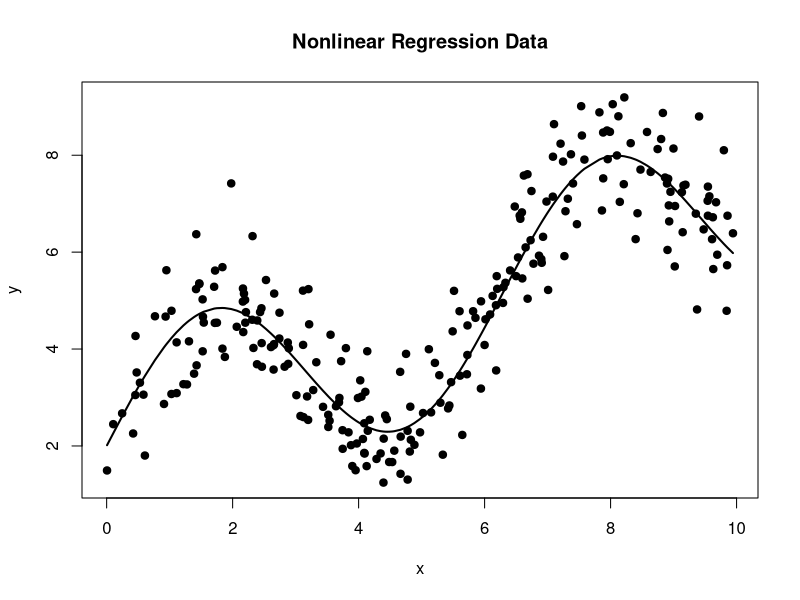
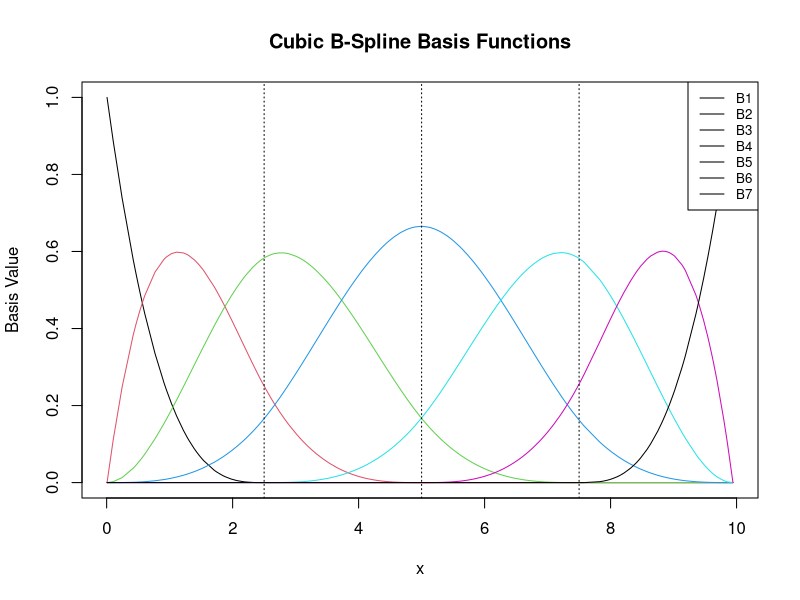
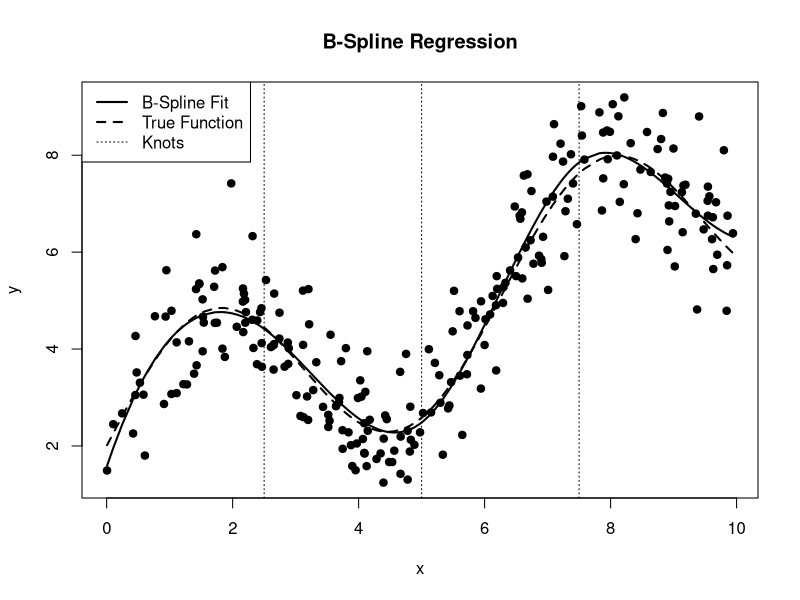
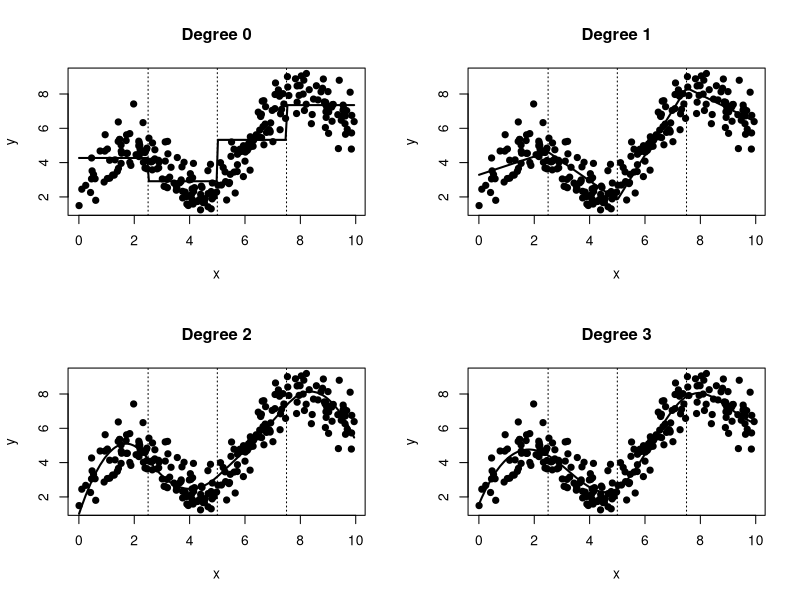
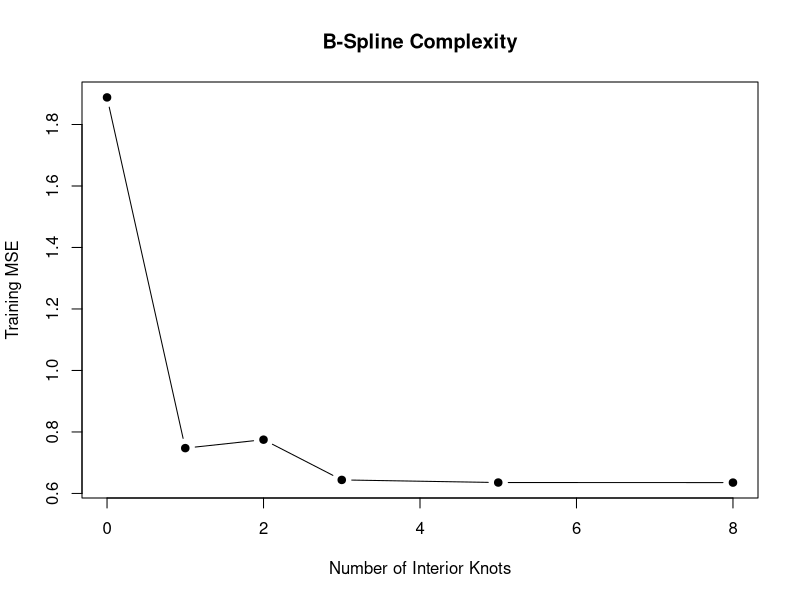
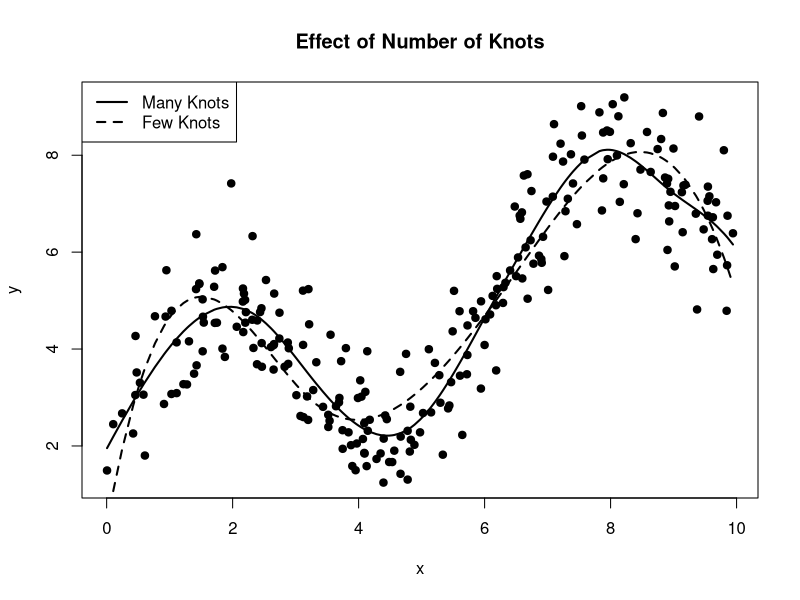
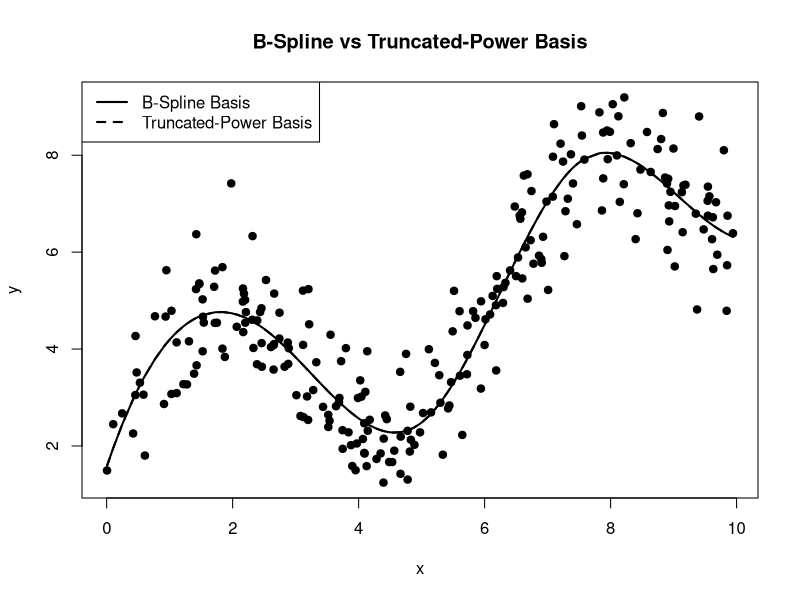
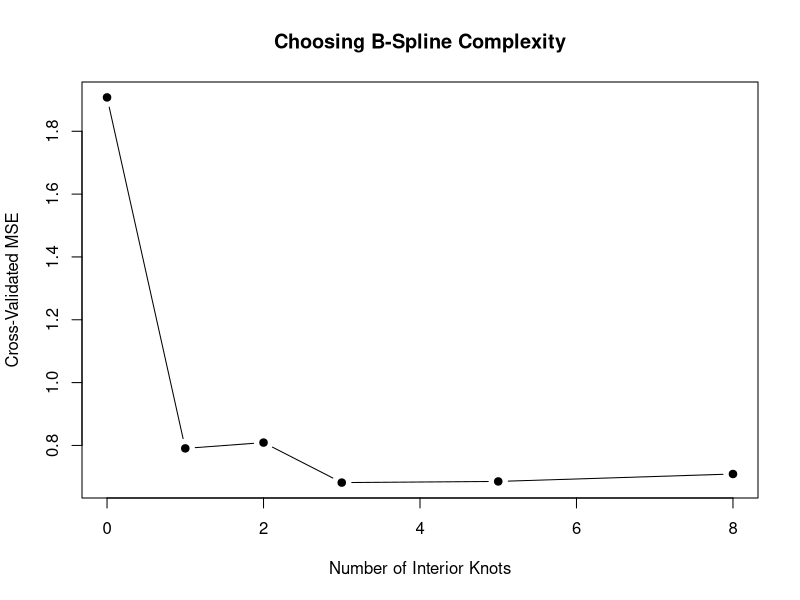

The R script that drew these images, in order:
# ==============================================================================
# B-Splines
# Jonathan Ma
#
# References:
#   The Elements of Statistical Learning
#   An Introduction to Statistical Learning
#
# Main ideas:
#   - B-spline basis functions
#   - Cox-de Boor recursion
#   - Local support
#   - Degree and knots
#   - Regression using B-spline bases
#   - Comparison with truncated-power splines
#   - Cross-validation for spline complexity
# ==============================================================================


# ------------------------------------------------------------------------------
# 1. Generate Nonlinear Regression Data
# ------------------------------------------------------------------------------

set.seed(123)

n <- 250

x <- sort(
  runif(
    n,
    min = 0,
    max = 10
  )
)


true_function <- function(x) {
  
  2 +
    0.5 * x +
    2 * sin(x)
}


y_true <- true_function(
  x
)


y <- y_true +
  rnorm(
    n,
    mean = 0,
    sd = 0.8
  )


data <- data.frame(
  x = x,
  y = y
)


head(data)


# ------------------------------------------------------------------------------
# 2. Plot Data
# ------------------------------------------------------------------------------

plot(
  x,
  y,
  pch = 19,
  xlab = "x",
  ylab = "y",
  main = "Nonlinear Regression Data"
)


lines(
  x,
  y_true,
  lwd = 2
)


# ------------------------------------------------------------------------------
# 3. Choose Degree and Interior Knots
# ------------------------------------------------------------------------------

degree <- 3


interior_knots <- c(
  2.5,
  5,
  7.5
)


boundary_knots <- c(
  min(x),
  max(x)
)


# ------------------------------------------------------------------------------
# 4. Construct Full Knot Vector
# ------------------------------------------------------------------------------

# For a B-spline of degree d, repeat each boundary knot d + 1 times.

full_knots <- c(
  rep(
    boundary_knots[1],
    degree + 1
  ),
  interior_knots,
  rep(
    boundary_knots[2],
    degree + 1
  )
)


full_knots


# ------------------------------------------------------------------------------
# 5. Degree-Zero B-Spline Basis Function
# ------------------------------------------------------------------------------

# B_{i,0}(x) = 1 if t_i <= x < t_{i+1}
#              0 otherwise
#
# Special handling is used for the final endpoint.


bspline_zero <- function(
    x,
    i,
    knots
) {
  
  left <- knots[i]
  
  right <- knots[i + 1]
  
  
  basis <- ifelse(
    x >= left &
      x < right,
    1,
    0
  )
  
  
  # Include final endpoint in last nonempty interval
  
  if (
    right ==
    max(knots)
  ) {
    
    basis[
      x ==
        max(knots)
    ] <- 1
  }
  
  
  return(
    basis
  )
}


# ------------------------------------------------------------------------------
# 6. Cox-de Boor Recursive B-Spline Function
# ------------------------------------------------------------------------------

bspline_basis_function <- function(
    x,
    i,
    degree,
    knots
) {
  
  if (
    degree == 0
  ) {
    
    return(
      bspline_zero(
        x,
        i,
        knots
      )
    )
  }
  
  
  left_denominator <-
    knots[i + degree] -
    knots[i]
  
  
  right_denominator <-
    knots[i + degree + 1] -
    knots[i + 1]
  
  
  left_term <- rep(
    0,
    length(x)
  )
  
  
  right_term <- rep(
    0,
    length(x)
  )
  
  
  if (
    left_denominator >
    0
  ) {
    
    left_term <-
      (
        x -
          knots[i]
      ) /
      left_denominator *
      bspline_basis_function(
        x,
        i,
        degree - 1,
        knots
      )
  }
  
  
  if (
    right_denominator >
    0
  ) {
    
    right_term <-
      (
        knots[i + degree + 1] -
          x
      ) /
      right_denominator *
      bspline_basis_function(
        x,
        i + 1,
        degree - 1,
        knots
      )
  }
  
  
  return(
    left_term +
      right_term
  )
}


# ------------------------------------------------------------------------------
# 7. Number of B-Spline Basis Functions
# ------------------------------------------------------------------------------

# If the full knot vector has length m,
#
# number of basis functions =
#
# m - degree - 1


number_basis <- length(
  full_knots
) -
  degree -
  1


number_basis


# ------------------------------------------------------------------------------
# 8. Construct B-Spline Design Matrix
# ------------------------------------------------------------------------------

bspline_basis <- function(
    x,
    interior_knots,
    degree = 3,
    boundary_knots = range(x)
) {
  
  full_knots <- c(
    rep(
      boundary_knots[1],
      degree + 1
    ),
    interior_knots,
    rep(
      boundary_knots[2],
      degree + 1
    )
  )
  
  
  number_basis <-
    length(full_knots) -
    degree -
    1
  
  
  B <- matrix(
    0,
    nrow = length(x),
    ncol = number_basis
  )
  
  
  for (j in seq_len(
    number_basis
  )) {
    
    B[, j] <-
      bspline_basis_function(
        x = x,
        i = j,
        degree = degree,
        knots = full_knots
      )
  }
  
  
  colnames(B) <- paste0(
    "B",
    seq_len(
      number_basis
    )
  )
  
  
  return(
    B
  )
}


# ------------------------------------------------------------------------------
# 9. Build Cubic B-Spline Basis
# ------------------------------------------------------------------------------

B <- bspline_basis(
  x = x,
  interior_knots = interior_knots,
  degree = degree,
  boundary_knots = boundary_knots
)


dim(
  B
)


head(
  B
)


# ------------------------------------------------------------------------------
# 10. Check Partition of Unity
# ------------------------------------------------------------------------------

# Within the spline domain, B-spline basis functions should sum to 1.

basis_sum <- rowSums(
  B
)


summary(
  basis_sum
)


max(
  abs(
    basis_sum -
      1
  )
)


# ------------------------------------------------------------------------------
# 11. Plot B-Spline Basis Functions
# ------------------------------------------------------------------------------

matplot(
  x,
  B,
  type = "l",
  lty = 1,
  xlab = "x",
  ylab = "Basis Value",
  main = "Cubic B-Spline Basis Functions"
)


abline(
  v = interior_knots,
  lty = 3
)


legend(
  "topright",
  legend = colnames(B),
  lty = 1,
  cex = 0.8
)


# ------------------------------------------------------------------------------
# 12. Demonstrate Local Support
# ------------------------------------------------------------------------------

# Each B-spline basis function is nonzero only over a limited region.

support_ranges <- data.frame(
  Basis = colnames(B),
  Minimum_x = NA,
  Maximum_x = NA
)


for (j in seq_len(
  ncol(B)
)) {
  
  active <- which(
    B[, j] >
      1e-10
  )
  
  
  support_ranges$Minimum_x[j] <-
    min(
      x[active]
    )
  
  
  support_ranges$Maximum_x[j] <-
    max(
      x[active]
    )
}


support_ranges


# ------------------------------------------------------------------------------
# 13. Fit Regression Using B-Spline Basis
# ------------------------------------------------------------------------------

# Since the B-spline basis sums to 1, an explicit intercept is not required
# for representing constants.
#
# Here we fit directly using the basis matrix.


beta_hat <- solve(
  crossprod(
    B
  ),
  crossprod(
    B,
    y
  )
)


beta_hat


# ------------------------------------------------------------------------------
# 14. Fitted Values
# ------------------------------------------------------------------------------

y_hat <- as.vector(
  B %*%
    beta_hat
)


# ------------------------------------------------------------------------------
# 15. Training Error
# ------------------------------------------------------------------------------

MSE <- mean(
  (
    y -
      y_hat
  )^2
)


RMSE <- sqrt(
  MSE
)


data.frame(
  MSE = MSE,
  RMSE = RMSE
)


# ------------------------------------------------------------------------------
# 16. Plot B-Spline Regression Fit
# ------------------------------------------------------------------------------

plot(
  x,
  y,
  pch = 19,
  xlab = "x",
  ylab = "y",
  main = "B-Spline Regression"
)


lines(
  x,
  y_hat,
  lwd = 2
)


lines(
  x,
  y_true,
  lty = 2,
  lwd = 2
)


abline(
  v = interior_knots,
  lty = 3
)


legend(
  "topleft",
  legend = c(
    "B-Spline Fit",
    "True Function",
    "Knots"
  ),
  lty = c(
    1,
    2,
    3
  ),
  lwd = c(
    2,
    2,
    1
  )
)


# ------------------------------------------------------------------------------
# 17. Generic B-Spline Fit Function
# ------------------------------------------------------------------------------

bspline_fit <- function(
    x,
    y,
    interior_knots,
    degree = 3,
    boundary_knots = range(x)
) {
  
  B <- bspline_basis(
    x = x,
    interior_knots = interior_knots,
    degree = degree,
    boundary_knots = boundary_knots
  )
  
  
  beta_hat <- solve(
    crossprod(B),
    crossprod(
      B,
      y
    )
  )
  
  
  return(
    list(
      coefficients = as.vector(
        beta_hat
      ),
      interior_knots = interior_knots,
      degree = degree,
      boundary_knots = boundary_knots,
      basis = B
    )
  )
}


# ------------------------------------------------------------------------------
# 18. Generic B-Spline Prediction
# ------------------------------------------------------------------------------

bspline_predict <- function(
    x_new,
    model
) {
  
  B_new <- bspline_basis(
    x = x_new,
    interior_knots = model$interior_knots,
    degree = model$degree,
    boundary_knots = model$boundary_knots
  )
  
  
  prediction <- as.vector(
    B_new %*%
      model$coefficients
  )
  
  
  return(
    prediction
  )
}


# ------------------------------------------------------------------------------
# 19. Verify Generic Fit
# ------------------------------------------------------------------------------

model <- bspline_fit(
  x = x,
  y = y,
  interior_knots = interior_knots,
  degree = 3,
  boundary_knots = boundary_knots
)


prediction <- bspline_predict(
  x,
  model
)


max(
  abs(
    prediction -
      y_hat
  )
)


# ------------------------------------------------------------------------------
# 20. Compare Different Polynomial Degrees
# ------------------------------------------------------------------------------

degrees <- c(
  0,
  1,
  2,
  3
)


degree_results <- data.frame(
  Degree = degrees,
  Number_Basis = NA,
  Training_MSE = NA
)


degree_models <- vector(
  "list",
  length(
    degrees
  )
)


for (i in seq_along(
  degrees
)) {
  
  degree_i <- degrees[i]
  
  
  model_i <- bspline_fit(
    x = x,
    y = y,
    interior_knots = interior_knots,
    degree = degree_i,
    boundary_knots = boundary_knots
  )
  
  
  prediction_i <- bspline_predict(
    x,
    model_i
  )
  
  
  degree_results$Number_Basis[i] <-
    length(
      model_i$coefficients
    )
  
  
  degree_results$Training_MSE[i] <-
    mean(
      (
        y -
          prediction_i
      )^2
    )
  
  
  degree_models[[i]] <- model_i
}


degree_results


# ------------------------------------------------------------------------------
# 21. Plot Fits by Degree
# ------------------------------------------------------------------------------

par(
  mfrow = c(
    2,
    2
  )
)


for (i in seq_along(
  degrees
)) {
  
  prediction_i <- bspline_predict(
    x,
    degree_models[[i]]
  )
  
  
  plot(
    x,
    y,
    pch = 19,
    xlab = "x",
    ylab = "y",
    main = paste(
      "Degree",
      degrees[i]
    )
  )
  
  
  lines(
    x,
    prediction_i,
    lwd = 2
  )
  
  
  abline(
    v = interior_knots,
    lty = 3
  )
}


par(
  mfrow = c(
    1,
    1
  )
)


# ------------------------------------------------------------------------------
# 22. Effect of Number of Interior Knots
# ------------------------------------------------------------------------------

knot_counts <- c(
  0,
  1,
  2,
  3,
  5,
  8
)


training_MSE <- numeric(
  length(
    knot_counts
  )
)


number_basis_functions <- numeric(
  length(
    knot_counts
  )
)


models_by_knots <- vector(
  "list",
  length(
    knot_counts
  )
)


for (i in seq_along(
  knot_counts
)) {
  
  number_knots <- knot_counts[i]
  
  
  if (
    number_knots == 0
  ) {
    
    knots_i <- numeric(
      0
    )
    
  } else {
    
    probabilities <- seq(
      0,
      1,
      length.out = number_knots + 2
    )
    
    
    probabilities <- probabilities[
      -c(
        1,
        length(
          probabilities
        )
      )
    ]
    
    
    knots_i <- as.numeric(
      quantile(
        x,
        probs = probabilities
      )
    )
  }
  
  
  model_i <- bspline_fit(
    x = x,
    y = y,
    interior_knots = knots_i,
    degree = 3,
    boundary_knots = range(x)
  )
  
  
  prediction_i <- bspline_predict(
    x,
    model_i
  )
  
  
  training_MSE[i] <- mean(
    (
      y -
        prediction_i
    )^2
  )
  
  
  number_basis_functions[i] <-
    length(
      model_i$coefficients
    )
  
  
  models_by_knots[[i]] <- model_i
}


knot_results <- data.frame(
  Number_of_Knots = knot_counts,
  Number_of_Basis_Functions =
    number_basis_functions,
  Training_MSE = training_MSE
)


knot_results


# ------------------------------------------------------------------------------
# 23. Plot Training Error vs Knot Count
# ------------------------------------------------------------------------------

plot(
  knot_counts,
  training_MSE,
  type = "b",
  pch = 19,
  xlab = "Number of Interior Knots",
  ylab = "Training MSE",
  main = "B-Spline Complexity"
)


# ------------------------------------------------------------------------------
# 24. Compare Few vs Many Knots
# ------------------------------------------------------------------------------

few_knots_model <- bspline_fit(
  x,
  y,
  interior_knots = c(
    3.33,
    6.67
  ),
  degree = 3
)


many_knots <- as.numeric(
  quantile(
    x,
    probs = seq(
      0.1,
      0.9,
      by = 0.1
    )
  )
)


many_knots_model <- bspline_fit(
  x,
  y,
  interior_knots = many_knots,
  degree = 3
)


few_prediction <- bspline_predict(
  x,
  few_knots_model
)


many_prediction <- bspline_predict(
  x,
  many_knots_model
)


plot(
  x,
  y,
  pch = 19,
  xlab = "x",
  ylab = "y",
  main = "Effect of Number of Knots"
)


lines(
  x,
  few_prediction,
  lty = 2,
  lwd = 2
)


lines(
  x,
  many_prediction,
  lty = 1,
  lwd = 2
)


legend(
  "topleft",
  legend = c(
    "Many Knots",
    "Few Knots"
  ),
  lty = c(
    1,
    2
  ),
  lwd = 2
)


# ------------------------------------------------------------------------------
# 25. Truncated-Power Cubic Spline for Comparison
# ------------------------------------------------------------------------------

positive_part <- function(
    x
) {
  
  pmax(
    x,
    0
  )
}


truncated_power_basis <- function(
    x,
    knots
) {
  
  basis <- cbind(
    Intercept = 1,
    x = x,
    x2 = x^2,
    x3 = x^3
  )
  
  
  if (
    length(
      knots
    ) > 0
  ) {
    
    for (j in seq_along(
      knots
    )) {
      
      basis <- cbind(
        basis,
        positive_part(
          x -
            knots[j]
        )^3
      )
    }
  }
  
  
  return(
    basis
  )
}


X_truncated <- truncated_power_basis(
  x,
  interior_knots
)


beta_truncated <- solve(
  crossprod(
    X_truncated
  ),
  crossprod(
    X_truncated,
    y
  )
)


prediction_truncated <- as.vector(
  X_truncated %*%
    beta_truncated
)


# ------------------------------------------------------------------------------
# 26. Compare Fits
# ------------------------------------------------------------------------------

plot(
  x,
  y,
  pch = 19,
  xlab = "x",
  ylab = "y",
  main = "B-Spline vs Truncated-Power Basis"
)


lines(
  x,
  y_hat,
  lwd = 2
)


lines(
  x,
  prediction_truncated,
  lty = 2,
  lwd = 2
)


legend(
  "topleft",
  legend = c(
    "B-Spline Basis",
    "Truncated-Power Basis"
  ),
  lty = c(
    1,
    2
  ),
  lwd = 2
)


# ------------------------------------------------------------------------------
# 27. Compare Predictions Numerically
# ------------------------------------------------------------------------------

# These bases span the same cubic spline space when the same
# degree and knots are used.
#
# Therefore the fitted values should be nearly identical.


max(
  abs(
    y_hat -
      prediction_truncated
  )
)


data.frame(
  Method = c(
    "B-Spline",
    "Truncated-Power"
  ),
  MSE = c(
    mean(
      (
        y -
          y_hat
      )^2
    ),
    mean(
      (
        y -
          prediction_truncated
      )^2
    )
  )
)


# ------------------------------------------------------------------------------
# 28. Compare Condition Numbers
# ------------------------------------------------------------------------------

# One major advantage of the B-spline basis is numerical stability.


condition_bspline <- kappa(
  B
)


condition_truncated <- kappa(
  X_truncated
)


data.frame(
  Basis = c(
    "B-Spline",
    "Truncated-Power"
  ),
  Condition_Number = c(
    condition_bspline,
    condition_truncated
  )
)


# ------------------------------------------------------------------------------
# 29. Train-Test Split
# ------------------------------------------------------------------------------

set.seed(123)


train_index <- sample(
  seq_len(n),
  size = floor(
    0.7 * n
  )
)


test_index <- setdiff(
  seq_len(n),
  train_index
)


x_train <- x[
  train_index
]


y_train <- y[
  train_index
]


x_test <- x[
  test_index
]


y_test <- y[
  test_index
]


# ------------------------------------------------------------------------------
# 30. Evaluate Different Knot Counts
# ------------------------------------------------------------------------------

test_MSE <- numeric(
  length(
    knot_counts
  )
)


for (i in seq_along(
  knot_counts
)) {
  
  number_knots <- knot_counts[i]
  
  
  if (
    number_knots == 0
  ) {
    
    knots_i <- numeric(
      0
    )
    
  } else {
    
    probabilities <- seq(
      0,
      1,
      length.out = number_knots + 2
    )
    
    
    probabilities <- probabilities[
      -c(
        1,
        length(
          probabilities
        )
      )
    ]
    
    
    knots_i <- as.numeric(
      quantile(
        x_train,
        probs = probabilities
      )
    )
  }
  
  
  model_i <- bspline_fit(
    x = x_train,
    y = y_train,
    interior_knots = knots_i,
    degree = 3,
    boundary_knots = range(
      x_train
    )
  )
  
  
  # Only evaluate points inside training boundary range.
  
  valid_test <- x_test >=
    model_i$boundary_knots[1] &
    x_test <=
    model_i$boundary_knots[2]
  
  
  prediction_i <- bspline_predict(
    x_test[
      valid_test
    ],
    model_i
  )
  
  
  test_MSE[i] <- mean(
    (
      y_test[
        valid_test
      ] -
        prediction_i
    )^2
  )
}


test_results <- data.frame(
  Number_of_Knots = knot_counts,
  Test_MSE = test_MSE
)


test_results


# ------------------------------------------------------------------------------
# 31. K-Fold Cross-Validation
# ------------------------------------------------------------------------------

bspline_cv <- function(
    x,
    y,
    knot_counts,
    degree = 3,
    k = 5
) {
  
  n <- length(
    y
  )
  
  
  folds <- sample(
    rep(
      seq_len(k),
      length.out = n
    )
  )
  
  
  CV_error <- matrix(
    NA,
    nrow = length(
      knot_counts
    ),
    ncol = k
  )
  
  
  for (fold in seq_len(
    k
  )) {
    
    train_index <- which(
      folds != fold
    )
    
    
    validation_index <- which(
      folds == fold
    )
    
    
    x_train <- x[
      train_index
    ]
    
    
    y_train <- y[
      train_index
    ]
    
    
    x_validation <- x[
      validation_index
    ]
    
    
    y_validation <- y[
      validation_index
    ]
    
    
    boundary_knots <- range(
      x_train
    )
    
    
    for (i in seq_along(
      knot_counts
    )) {
      
      number_knots <- knot_counts[i]
      
      
      if (
        number_knots == 0
      ) {
        
        knots_i <- numeric(
          0
        )
        
      } else {
        
        probabilities <- seq(
          0,
          1,
          length.out = number_knots + 2
        )
        
        
        probabilities <- probabilities[
          -c(
            1,
            length(
              probabilities
            )
          )
        ]
        
        
        knots_i <- as.numeric(
          quantile(
            x_train,
            probs = probabilities
          )
        )
      }
      
      
      model_i <- bspline_fit(
        x = x_train,
        y = y_train,
        interior_knots = knots_i,
        degree = degree,
        boundary_knots = boundary_knots
      )
      
      
      # Restrict to validation points inside training boundaries.
      
      valid <- x_validation >=
        boundary_knots[1] &
        x_validation <=
        boundary_knots[2]
      
      
      prediction_i <- bspline_predict(
        x_validation[
          valid
        ],
        model_i
      )
      
      
      CV_error[
        i,
        fold
      ] <- mean(
        (
          y_validation[
            valid
          ] -
            prediction_i
        )^2
      )
    }
  }
  
  
  return(
    list(
      Knot_Count = knot_counts,
      Fold_Error = CV_error,
      Mean_Error = rowMeans(
        CV_error
      )
    )
  )
}


# ------------------------------------------------------------------------------
# 32. Run Cross-Validation
# ------------------------------------------------------------------------------

set.seed(123)


CV_results <- bspline_cv(
  x = x,
  y = y,
  knot_counts = knot_counts,
  degree = 3,
  k = 5
)


CV_table <- data.frame(
  Number_of_Knots = CV_results$Knot_Count,
  CV_MSE = CV_results$Mean_Error
)


CV_table


# ------------------------------------------------------------------------------
# 33. Select Best Number of Knots
# ------------------------------------------------------------------------------

best_index <- which.min(
  CV_results$Mean_Error
)


best_knot_count <- CV_results$Knot_Count[
  best_index
]


best_knot_count


# ------------------------------------------------------------------------------
# 34. Plot Cross-Validation Error
# ------------------------------------------------------------------------------

plot(
  CV_results$Knot_Count,
  CV_results$Mean_Error,
  type = "b",
  pch = 19,
  xlab = "Number of Interior Knots",
  ylab = "Cross-Validated MSE",
  main = "Choosing B-Spline Complexity"
)


# ------------------------------------------------------------------------------
# 35. Construct Final Knot Set
# ------------------------------------------------------------------------------

if (
  best_knot_count == 0
) {
  
  final_knots <- numeric(
    0
  )
  
} else {
  
  probabilities <- seq(
    0,
    1,
    length.out = best_knot_count + 2
  )
  
  
  probabilities <- probabilities[
    -c(
      1,
      length(
        probabilities
      )
    )
  ]
  
  
  final_knots <- as.numeric(
    quantile(
      x,
      probs = probabilities
    )
  )
}


final_knots


# ------------------------------------------------------------------------------
# 36. Fit Final Model
# ------------------------------------------------------------------------------

final_model <- bspline_fit(
  x = x,
  y = y,
  interior_knots = final_knots,
  degree = 3,
  boundary_knots = range(x)
)


final_prediction <- bspline_predict(
  x,
  final_model
)


final_MSE <- mean(
  (
    y -
      final_prediction
  )^2
)


final_MSE


# ------------------------------------------------------------------------------
# 37. Plot Final B-Spline
# ------------------------------------------------------------------------------

plot(
  x,
  y,
  pch = 19,
  xlab = "x",
  ylab = "y",
  main = "Final B-Spline Regression Model"
)


lines(
  x,
  final_prediction,
  lwd = 2
)


lines(
  x,
  y_true,
  lty = 2,
  lwd = 2
)


if (
  length(
    final_knots
  ) >
  0
) {
  
  abline(
    v = final_knots,
    lty = 3
  )
}


# ------------------------------------------------------------------------------
# 38. Verify Against splines::bs()
# ------------------------------------------------------------------------------

# splines is included with standard R.
# We use it only for verification.


B_builtin <- splines::bs(
  x,
  knots = interior_knots,
  degree = 3,
  Boundary.knots = boundary_knots,
  intercept = TRUE
)


dim(
  B_builtin
)


# Fit regression using built-in B-spline basis

beta_builtin <- solve(
  crossprod(
    B_builtin
  ),
  crossprod(
    B_builtin,
    y
  )
)


prediction_builtin <- as.vector(
  B_builtin %*%
    beta_builtin
)


# ------------------------------------------------------------------------------
# 39. Compare Manual and Built-In Predictions
# ------------------------------------------------------------------------------

max_difference <- max(
  abs(
    y_hat -
      prediction_builtin
  )
)


max_difference


data.frame(
  Method = c(
    "Manual B-Spline",
    "splines::bs()"
  ),
  MSE = c(
    mean(
      (
        y -
          y_hat
      )^2
    ),
    mean(
      (
        y -
          prediction_builtin
      )^2
    )
  )
)


# ------------------------------------------------------------------------------
# 40. Compare Basis Spaces
# ------------------------------------------------------------------------------

# The individual basis functions do not have to match exactly.
# Different bases can represent the same spline space.
#
# What matters is whether the fitted values from the same spline space agree.


plot(
  y_hat,
  prediction_builtin,
  pch = 19,
  xlab = "Manual B-Spline Prediction",
  ylab = "Built-In B-Spline Prediction",
  main = "Manual vs Built-In B-Spline"
)


abline(
  a = 0,
  b = 1,
  lty = 2
)


# ------------------------------------------------------------------------------
# 41. Summary
# ------------------------------------------------------------------------------

cat(
  "Degree:",
  degree,
  "\n"
)


cat(
  "Interior knots:",
  interior_knots,
  "\n"
)


cat(
  "Number of basis functions:",
  number_basis,
  "\n"
)


cat(
  "Training MSE:",
  round(
    MSE,
    4
  ),
  "\n"
)


cat(
  "Best knot count by CV:",
  best_knot_count,
  "\n"
)


cat(
  "Final training MSE:",
  round(
    final_MSE,
    4
  ),
  "\n"
)


cat(
  "B-spline condition number:",
  round(
    condition_bspline,
    2
  ),
  "\n"
)


cat(
  "Truncated-power condition number:",
  round(
    condition_truncated,
    2
  ),
  "\n"
)
